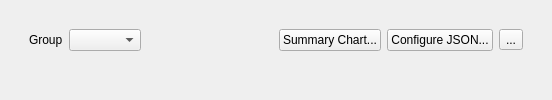
          <widget class="QWidget" name="tab_WildMons">
           <layout class="QVBoxLayout" name="verticalLayout_11">
            <item>
             <widget class="QFrame" name="frame_WildMonInfo">
              <property name="frameShape">
               <enum>QFrame::Shape::NoFrame</enum>
              </property>
              <property name="frameShadow">
               <enum>QFrame::Shadow::Raised</enum>
              </property>
              <layout class="QVBoxLayout" name="verticalLayout_12">
               <item>
                <widget class="QFrame" name="frame_2">
                 <property name="frameShape">
                  <enum>QFrame::Shape::NoFrame</enum>
                 </property>
                 <property name="frameShadow">
                  <enum>QFrame::Shadow::Plain</enum>
                 </property>
                 <layout class="QHBoxLayout" name="horizontalLayout_9">
                  <item>
                   <widget class="QLabel" name="label_10">
                    <property name="text">
                     <string>Group</string>
                    </property>
                   </widget>
                  </item>
                  <item>
                   <widget class="NoScrollComboBox" name="comboBox_EncounterGroupLabel">
                    <property name="sizeAdjustPolicy">
                     <enum>QComboBox::SizeAdjustPolicy::AdjustToContents</enum>
                    </property>
                   </widget>
                  </item>
                  <item>
                   <widget class="QPushButton" name="pushButton_NewWildMonGroup">
                    <property name="toolTip">
                     <string>&lt;html&gt;&lt;head/&gt;&lt;body&gt;&lt;p&gt;Create a new group for wild pokemon data on this map.&lt;/p&gt;&lt;/body&gt;&lt;/html&gt;</string>
                    </property>
                    <property name="text">
                     <string/>
                    </property>
                    <property name="icon">
                     <iconset resource="../resources/images.qrc">
                      <normaloff>:/icons/add.ico</normaloff>:/icons/add.ico</iconset>
                    </property>
                    <property name="flat">
                     <bool>true</bool>
                    </property>
                   </widget>
                  </item>
                  <item>
                   <widget class="QPushButton" name="pushButton_DeleteWildMonGroup">
                    <property name="toolTip">
                     <string>&lt;html&gt;&lt;head/&gt;&lt;body&gt;&lt;p&gt;Delete a group of wild pokemon data on this map.&lt;/p&gt;&lt;/body&gt;&lt;/html&gt;</string>
                    </property>
                    <property name="text">
                     <string/>
                    </property>
                    <property name="icon">
                     <iconset resource="../resources/images.qrc">
                      <normaloff>:/icons/delete.ico</normaloff>:/icons/delete.ico</iconset>
                    </property>
                    <property name="flat">
                     <bool>true</bool>
                    </property>
                   </widget>
                  </item>
                  <item>
                   <spacer name="horizontalSpacer_9">
                    <property name="orientation">
                     <enum>Qt::Orientation::Horizontal</enum>
                    </property>
                    <property name="sizeHint" stdset="0">
                     <size>
                      <width>40</width>
                      <height>20</height>
                     </size>
                    </property>
                   </spacer>
                  </item>
                  <item>
                   <widget class="QPushButton" name="pushButton_SummaryChart">
                    <property name="text">
                     <string>Summary Chart...</string>
                    </property>
                    <property name="icon">
                     <iconset resource="../resources/images.qrc">
                      <normaloff>:/icons/chart_bar.ico</normaloff>:/icons/chart_bar.ico</iconset>
                    </property>
                   </widget>
                  </item>
                  <item>
                   <widget class="QPushButton" name="pushButton_ConfigureEncountersJSON">
                    <property name="text">
                     <string>Configure JSON...</string>
                    </property>
                   </widget>
                  </item>
                  <item>
                   <widget class="QToolButton" name="toolButton_WildMonSearch">
                    <property name="text">
                     <string>...</string>
                    </property>
                    <property name="icon">
                     <iconset resource="../resources/images.qrc">
                      <normaloff>:/icons/magnifier.ico</normaloff>:/icons/magnifier.ico</iconset>
                    </property>
                   </widget>
                  </item>
                 </layout>
                </widget>
               </item>
               <item>
                <widget class="QStackedWidget" name="stackedWidget_WildMons">
                 <widget class="QWidget" name="page"/>
                 <widget class="QWidget" name="page_2"/>
                </widget>
               </item>
              </layout>
             </widget>
            </item>
           </layout>
          </widget>
